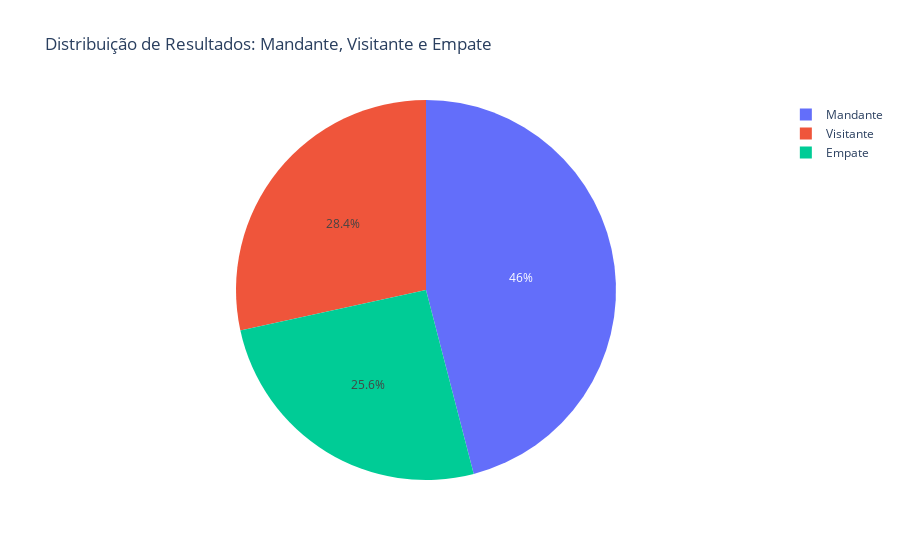

Notebook cell for this chart:
### Code cell
resultados_distribuicao = tabela["Gangnant"].value_counts(normalize=True).reset_index()
resultados_distribuicao.columns = ["Resultado", "Proporção"]
resultados_distribuicao["Resultado"] = resultados_distribuicao["Resultado"].map({1: "Mandante", 2: "Visitante", 0: "Empate"})

grafico_resultados = px.pie(
    resultados_distribuicao,
    names="Resultado",
    values="Proporção",
    title="Distribuição de Resultados: Mandante, Visitante e Empate"
)

grafico_resultados.show()

### Figure 1 — Plotly figure (JSON) as saved in the notebook; plotly's stock layout.template omitted (floating-point values rounded to 4 significant figures)
{"data": [{"domain": {"x": [0, 1], "y": [0, 1]}, "hovertemplate": "Resultado=%{label}<br>Proporção=%{value}<extra></extra>", "labels": ["Mandante", "Visitante", "Empate"], "legendgroup": "", "name": "", "showlegend": true, "type": "pie", "values": [0.4596, 0.2842, 0.2562]}], "layout": {"legend": {"tracegroupgap": 0}, "title": {"text": "Distribuição de Resultados: Mandante, Visitante e Empate"}}}
